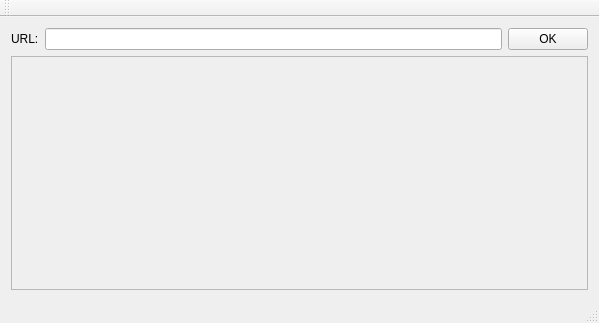
<?xml version="1.0" encoding="UTF-8"?>
<ui version="4.0">
 <class>MainWindow</class>
 <widget class="QMainWindow" name="MainWindow">
  <property name="geometry">
   <rect>
    <x>0</x>
    <y>0</y>
    <width>599</width>
    <height>323</height>
   </rect>
  </property>
  <property name="windowTitle">
   <string>MainWindow</string>
  </property>
  <widget class="QWidget" name="centralWidget">
   <layout class="QVBoxLayout" name="verticalLayout">
    <item>
     <layout class="QHBoxLayout" name="horizontalLayout">
      <item>
       <widget class="QLabel" name="label">
        <property name="text">
         <string>URL:</string>
        </property>
       </widget>
      </item>
      <item>
       <widget class="QLineEdit" name="lineEdit"/>
      </item>
      <item>
       <widget class="QPushButton" name="pushButton">
        <property name="text">
         <string>OK</string>
        </property>
       </widget>
      </item>
     </layout>
    </item>
    <item>
     <widget class="QScrollArea" name="scrollArea">
      <property name="widgetResizable">
       <bool>true</bool>
      </property>
      <widget class="QWidget" name="scrollAreaWidgetContents">
       <property name="geometry">
        <rect>
         <x>0</x>
         <y>0</y>
         <width>573</width>
         <height>192</height>
        </rect>
       </property>
      </widget>
     </widget>
    </item>
   </layout>
  </widget>
  <widget class="QMenuBar" name="menuBar">
   <property name="geometry">
    <rect>
     <x>0</x>
     <y>0</y>
     <width>599</width>
     <height>22</height>
    </rect>
   </property>
  </widget>
  <widget class="QToolBar" name="mainToolBar">
   <attribute name="toolBarArea">
    <enum>TopToolBarArea</enum>
   </attribute>
   <attribute name="toolBarBreak">
    <bool>false</bool>
   </attribute>
  </widget>
  <widget class="QStatusBar" name="statusBar"/>
 </widget>
 <layoutdefault spacing="6" margin="11"/>
 <resources/>
 <connections/>
</ui>
